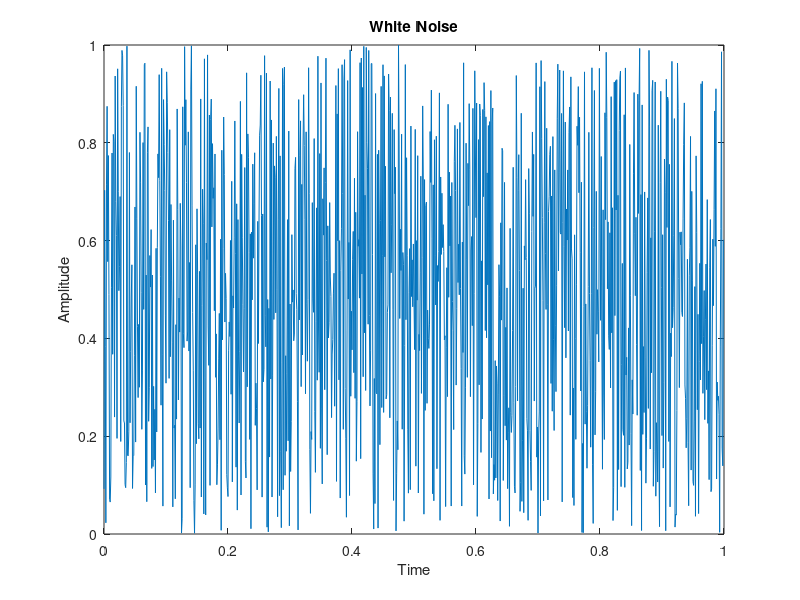
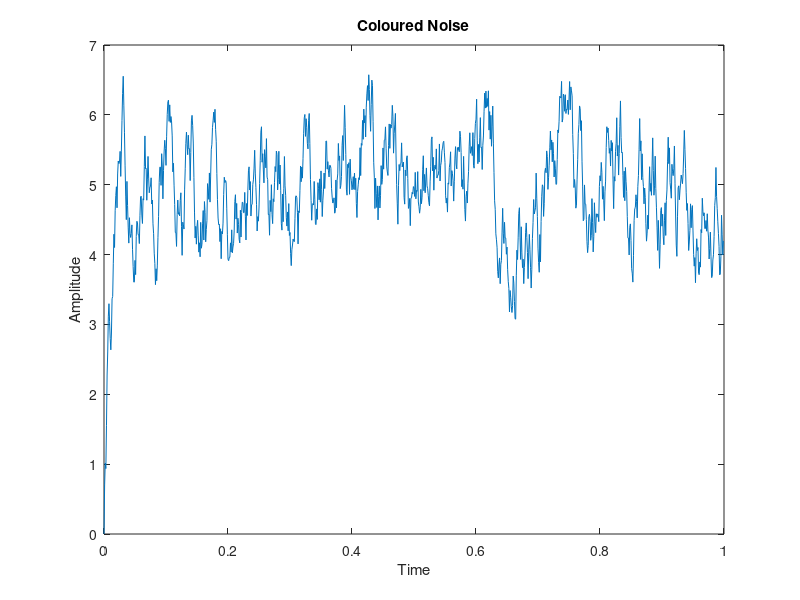
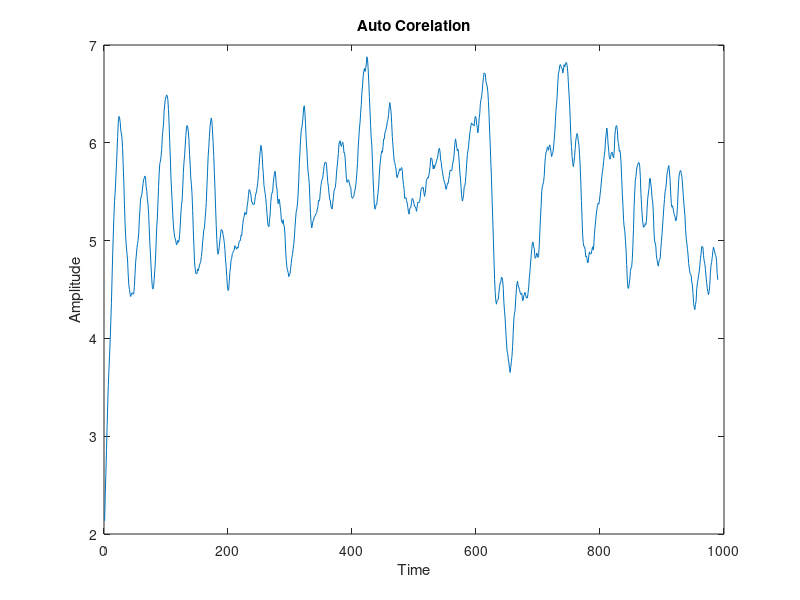
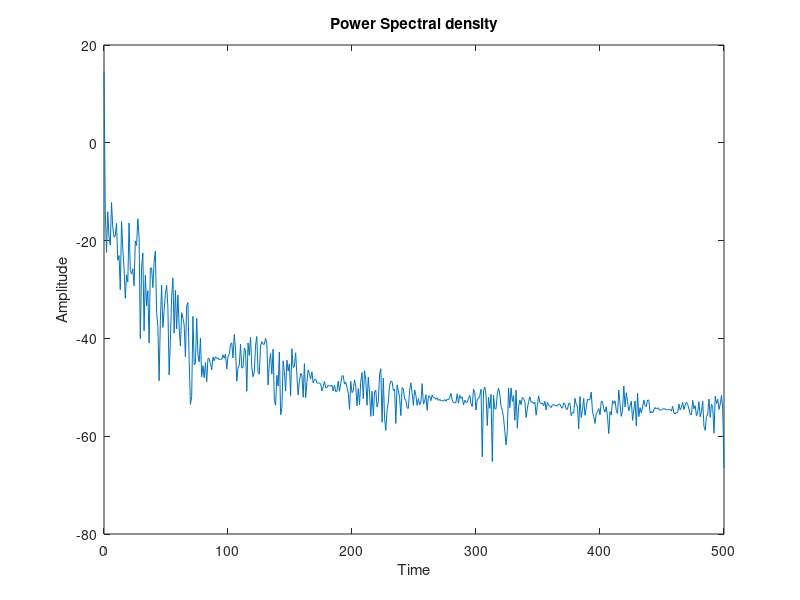

Write the MATLAB code that produced these figures, in order.
clc; clear all; close all;
fs=1000;
t=0:1/fs:1-1/fs;

noise=rand(1,fs);
figure(1);
plot(t,noise);
xlabel('Time');
ylabel('Amplitude');
title('White Noise');
y(1)=0;

for i=2:fs
    y(i)=0.9*y(i-1)+noise(i);
end

figure(2);
plot(t,y);
xlabel('Time');
ylabel('Amplitude');
title('Coloured Noise');

f = 20;
[b,a] = butter(6,2*pi*f,'s');       %IIR Filtering
[bz,az] = impinvar(b,a,fs);
c=freqz(bz,az,1024,fs);

c=zeros(size(y)-10);      %auto correlation
for i=1:length(y)-10
    sum=0;
    for j=i:i+10
        sum=sum+y(j);
    end
    sum=sum/10;
    c(i)=sum;
end

figure(3);
plot(c);
xlabel('Time');
ylabel('Amplitude');
title('Auto Corelation');

N = length(c);               %psd
xf = fft(c);
xf = xf(1:N/2+1);
p = (1/(fs*N)) * abs(xf).^2;
p(2:end-1) = 2*p(2:end-1);
freq = 0:fs/length(c):fs/2;
figure(4);
plot(freq,10*log10(p));
xlabel('Time');
ylabel('Amplitude');
title('Power Spectral density');
